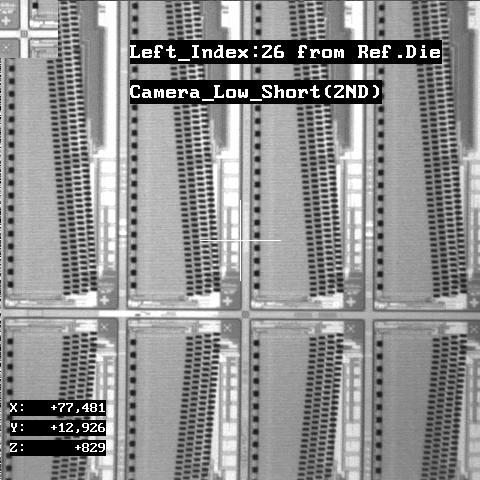
#> input picture images/sample1.jpg, 480 x 480 px
$ python estimate_pattern_angle.py images
#> lines starting #> are read from the running program, lines starting #| are printed output that depends on the picture; after the words box and inside, x2 and y2 are one past the last pixel; in counts of white or black regions, pixels touching at a corner belong together
#!/usr/bin/env python3
# -*- coding: utf-8 -*-

import sys
import argparse
import csv
import time
from pathlib import Path

import cv2
import numpy as np
import matplotlib.pyplot as plt
from typing import Optional

# 기본 각도 스텝
DEFAULT_STEP = 0.1

# ------------------------------
# 유틸
# ------------------------------

def _resize_for_speed(img: np.ndarray, max_size: int) -> np.ndarray:
    """긴 변을 max_size로 리사이즈 (분석용), aspect 유지."""
    h, w = img.shape
    m = max(h, w)
    if m <= max_size:
        return img
    scale = max_size / float(m)
    return cv2.resize(img, (int(round(w*scale)), int(round(h*scale))), interpolation=cv2.INTER_AREA)


def _apply_central_mask(img: np.ndarray, keep_ratio: float) -> np.ndarray:
    """원형 중앙부만 남김. keep_ratio는 지름 비율(0~1]. 1.0은 마스킹 없음."""
    if keep_ratio >= 0.999:
        return img
    h, w = img.shape
    cy, cx = h/2.0, w/2.0
    rad = 0.5 * keep_ratio * min(h, w)
    Y, X = np.ogrid[:h, :w]
    R = np.hypot(X - cx, Y - cy)
    mask = (R <= rad).astype(np.float32)
    return img * mask


# ------------------------------
# 수동 Radon (OpenCV 회전 → 컬럼 합)
# ------------------------------

def compute_sinogram_manual(img: np.ndarray,
                            thetas: np.ndarray,
                            interpolation: int = cv2.INTER_LINEAR,
                            border_mode: int = cv2.BORDER_REFLECT101) -> np.ndarray:
    """
    이미지를 각 theta로 회전 → 컬럼 합(Projection) → sinogram 생성.
    반환 shape: (len(projection), len(thetas))
    """
    h, w = img.shape
    center = (w / 2.0, h / 2.0)
    sinogram = []

    for theta in thetas:
        M = cv2.getRotationMatrix2D(center, -theta, 1.0)
        rot = cv2.warpAffine(img, M, (w, h), flags=interpolation, borderMode=border_mode)
        proj = rot.sum(axis=0)
        sinogram.append(proj)

    return np.array(sinogram).T


# ------------------------------
# 각도 추정 (Radon 기반, 속도 최적화 + 90° 감도 강화)
# ------------------------------

def estimate_rotation_radon(image_path: str,
                             step: float = DEFAULT_STEP,
                             debug: bool = True,
                             max_size: int = 768,
                             keep_ratio: float = 1.0,
                             refine_half: Optional[float] = None,
                             refine_step: Optional[float] = None):
    """
    수동 Radon 기반 회전각 추정 (빠름/안정성 개선):
      - 다운샘플(max_size)로 속도 ↑
      - 중앙 원형 마스크(keep_ratio)로 웨이퍼 둥근 에지 영향 ↓
      - thetas를 step/2에서 시작해 0/90° 스냅 회피
      - metric: s축 1차 차분 에너지(DC 억제) → 90° 부근 감도 유지
      - refine: coarse 근방만 고해상도 재탐색 + 3점 포물선 보간
    Returns (best_angle, coarse_theta, timings)
    """
    # 1) 로드 & 전처리 (윈도우 + 중앙 마스크 + 다운샘플)
    img0 = cv2.imread(image_path, cv2.IMREAD_GRAYSCALE)
    if img0 is None:
        raise FileNotFoundError(f"Cannot read '{image_path}'")

    h0, w0 = img0.shape
    win0 = np.outer(np.hanning(h0), np.hanning(w0)).astype(np.float32)
    img_win = img0.astype(np.float32) * win0
    img_win = _apply_central_mask(img_win, keep_ratio)

    img_small = _resize_for_speed(img_win, max_size)
    h, w = img_small.shape

    # 2) 각도 그리드 (중간점 시작)
    thetas = np.arange(step/2, 180.0, step)

    # 타이머
    t0 = time.perf_counter()

    # 3) Sinogram (coarse: 빠른 보간/반사 경계)
    sinogram = compute_sinogram_manual(img_small, thetas, interpolation=cv2.INTER_LINEAR, border_mode=cv2.BORDER_REFLECT101)
    t1 = time.perf_counter()

    # 4) 고역 기반 지표
    s_mean = sinogram.mean(axis=0, keepdims=True)
    proj_hp = np.diff(sinogram - s_mean, axis=0)
    proj_metric = (proj_hp * proj_hp).mean(axis=0)

    coarse_idx = int(np.argmax(proj_metric))
    coarse_theta = float(thetas[coarse_idx])
    t2 = time.perf_counter()

    # 5) refine (작은 창만 정밀 보간)
    if refine_half is None:
        refine_half = max(0.5, 10 * step)
    if refine_step is None:
        refine_step = max(0.005, step / 5)  # 속도/정밀 균형

    ref_start = max(0.0, coarse_theta - refine_half)
    ref_end   = min(180.0 - refine_step, coarse_theta + refine_half)
    ref_thetas = np.arange(ref_start, ref_end + 1e-9, refine_step)

    def metric_for_angle(th: float) -> float:
        M = cv2.getRotationMatrix2D((w/2.0, h/2.0), -th, 1.0)
        rot = cv2.warpAffine(
            img_small, M, (w, h),
            flags=cv2.INTER_CUBIC,                # 정밀
            borderMode=cv2.BORDER_REFLECT101
        )
        proj = rot.sum(axis=0).astype(np.float32)
        proj -= proj.mean()
        hp = np.diff(proj)
        return float((hp * hp).mean())

    ref_metrics = np.array([metric_for_angle(th) for th in ref_thetas])
    j = int(np.argmax(ref_metrics))
    best_angle = float(ref_thetas[j])
    t3 = time.perf_counter()

    # 6) 3점 포물선 보간 (균일 간격)
    if 0 < j < len(ref_thetas) - 1:
        y1, y2, y3 = ref_metrics[j-1], ref_metrics[j], ref_metrics[j+1]
        hstep = ref_thetas[1] - ref_thetas[0]
        denom = (y1 - 2*y2 + y3)
        if abs(denom) > 1e-12:
            best_angle = ref_thetas[j] + 0.5 * (y1 - y3) / denom * hstep
    t4 = time.perf_counter()

    timings = {
        'sinogram_ms': (t1 - t0) * 1000.0,
        'coarse_ms'  : (t2 - t1) * 1000.0,
        'refine_ms'  : (t3 - t2) * 1000.0,
        'quad_ms'    : (t4 - t3) * 1000.0,
    }

    if debug:
        plt.figure(figsize=(6, 6 * (h/w)))
        plt.imshow(sinogram, cmap='gray', aspect='auto', extent=[0, 180, 0, sinogram.shape[0]])
        plt.title("Sinogram (OpenCV rotate, downsampled)")
        plt.xlabel("Projection Angle θ (°)"); plt.ylabel("Detector position s (px)")
        plt.tight_layout(); plt.show()

        plt.figure(figsize=(8, 4))
        plt.plot(thetas, proj_metric, '-', lw=1, label='Hi-pass energy')
        plt.axvline(coarse_theta, color='orange', linestyle='--', label=f'Coarse {coarse_theta:.4f}°')
        plt.title("Projection High-Frequency Energy vs Angle (coarse)")
        plt.xlabel("θ (°)"); plt.ylabel("Energy"); plt.grid(True); plt.legend(); plt.tight_layout(); plt.show()

        plt.figure(figsize=(8, 4))
        plt.plot(ref_thetas, ref_metrics, '-', lw=1, label='Refined metric')
        plt.axvline(best_angle, color='r', linestyle='--', label=f'Best {best_angle:.5f}°')
        plt.title("Refined Metric in Local Window")
        plt.xlabel("θ (°)"); plt.ylabel("Energy"); plt.grid(True); plt.legend(); plt.tight_layout(); plt.show()

    return best_angle, coarse_theta, timings


# ------------------------------
# 시각화 저장
# ------------------------------

def annotate_and_save(image_path: str, angle_deg: float, out_path: str, arrow_mode: str = "line") -> None:
    """원본 이미지 위에 결과 각도(숫자만)와 화살표를 그려 저장."""
    img_color = cv2.imread(image_path, cv2.IMREAD_COLOR)
    if img_color is None:
        raise FileNotFoundError(f"Cannot read '{image_path}'")

    h, w = img_color.shape[:2]
    cx, cy = w // 2, h // 2

    draw_angle = (angle_deg + 90.0) % 180.0 if arrow_mode != 'normal' else (angle_deg % 180.0)

    rad = np.deg2rad(draw_angle)
    L = int(0.35 * min(h, w))
    x2 = int(cx + L * np.cos(rad))
    y2 = int(cy - L * np.sin(rad))

    cv2.arrowedLine(img_color, (cx, cy), (x2, y2), (0, 255, 0), 2, line_type=cv2.LINE_AA, tipLength=0.03)

    text = f"{angle_deg:.2f}"
    font = cv2.FONT_HERSHEY_SIMPLEX
    font_scale = 1.2
    thickness = 2
    pad = 12

    (tw, th), baseline = cv2.getTextSize(text, font, font_scale, thickness)
    x0, y0 = pad, pad + th
    cv2.rectangle(img_color, (x0 - 8, y0 - th - 8), (x0 + tw + 8, y0 + baseline + 8), (0, 0, 0), -1)
    cv2.putText(img_color, text, (x0, y0), font, font_scale, (255, 255, 255), thickness, cv2.LINE_AA)

    if not cv2.imwrite(out_path, img_color):
        raise IOError(f"Failed to save annotated image to '{out_path}'")


# ------------------------------
# 메인 (파일/디렉터리 모두 지원)
# ------------------------------

def main():
    parser = argparse.ArgumentParser(
        description="Estimate image rotation via manual Radon transform and annotate result (file or directory).")
    parser.add_argument("path", help="Path to input image OR a directory containing images")
    parser.add_argument("-s", "--step", type=float, default=DEFAULT_STEP,
                        help="Angle step in degrees for coarse scan (default: 0.1°)")
    parser.add_argument("--max-size", type=int, default=768,
                        help="Downsample longer image side to this many pixels for speed (analysis only). Default: 768")
    parser.add_argument("--keep-ratio", type=float, default=1.0,
                        help="Keep only central circular region by this diameter ratio (0<r<=1). Default: 1.0 (no mask)")
    parser.add_argument("--refine-half", type=float, default=None,
                        help="Half window (deg) around coarse peak for refinement. Default: max(0.5, 10×step)")
    parser.add_argument("--refine-step", type=float, default=None,
                        help="Refine step (deg). Default: max(0.005, step/5)")
    parser.add_argument("--arrow", choices=["line", "normal"], default="line",
                        help="Arrow direction on output: 'line' (θ+90°) or 'normal' (θ). Default: line")
    parser.add_argument("-o", "--out", default=None,
                        help="Output image path for annotated result (file mode only). In directory mode, results are saved next to each input as <name>_annotated.png")
    parser.add_argument("--csv", default=None,
                        help="CSV output path. In directory mode default is <dir>/angles.csv; in file mode, if set, writes a single-row CSV.")
    parser.add_argument("--no-debug", action="store_true",
                        help="Disable plotting for batch runs (directory mode forces no-debug)")

    args = parser.parse_args()

    p = Path(args.path)
    exts = {".bmp", ".png", ".jpg", ".jpeg", ".tif", ".tiff"}

    # 디렉터리 모드
    if p.is_dir():
        images = [str(f) for f in p.iterdir() if f.suffix.lower() in exts]
        if not images:
            print("No images found in directory.")
            return
        total = len(images)
        print(f"Found {total} images. Processing...")
        rows = []  # (filename, coarse_deg, best_deg)
        for i, img_path in enumerate(sorted(images), start=1):
            try:
                print(f"[{i}/{total}] Processing: {img_path}")
                best, coarse, t = estimate_rotation_radon(
                    img_path,
                    step=args.step,
                    debug=False,
                    max_size=args.max_size,
                    keep_ratio=args.keep_ratio,
                    refine_half=args.refine_half,
                    refine_step=args.refine_step,
                )
#> in estimate_rotation_radon, img0 is the input picture: shape (480, 480); min 0, max 255, mean 143.4
#> in estimate_rotation_radon, `img_win = img0.astype(np.float32) * win0`:
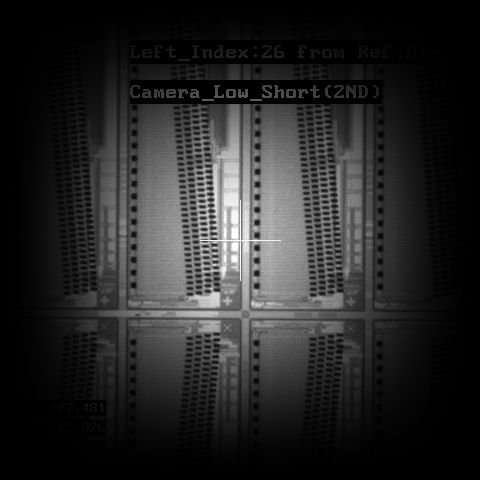
#> img_win: shape (480, 480) float32; min 0, max 255, mean 38.7
#> after the loop in compute_sinogram_manual, `for theta in thetas:`: sinogram = 1800 items
#> in compute_sinogram_manual, `return np.array(sinogram).T`:
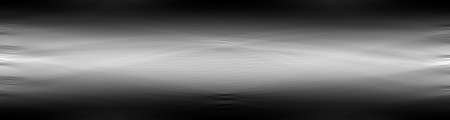
#> returned value: shape (480, 1800) float32 (shown at 1/4 size); min 0.0896, max 49585.5, mean 18848.1; drawn with min black and max white
#> in estimate_rotation_radon, `proj_hp = np.diff(sinogram - s_mean, axis=0)`:
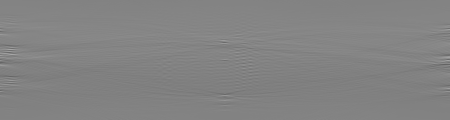
#> proj_hp: shape (479, 1800) float32 (shown at 1/4 size); min -11668.4, max 11040.1, mean -0.8; drawn with min black and max white
#> in estimate_rotation_radon, `proj_metric = (proj_hp * proj_hp).mean(axis=0)`: proj_metric = 1800 values, max 2135614.5 at index 1799, min 53383.4 at index 295, mean 166314.1
#> in estimate_rotation_radon, `coarse_idx = int(np.argmax(proj_metric))`: coarse_idx = 1799
#> in estimate_rotation_radon, `coarse_theta = float(thetas[coarse_idx])`: coarse_theta = 180
#> in estimate_rotation_radon, `ref_start = max(0.0, coarse_theta - refine_half)`: ref_start = 179
#> in estimate_rotation_radon, `ref_end   = min(180.0 - refine_step, coarse_theta + refine_half)`: ref_end = 180
#> in metric_for_angle, `rot = cv2.warpAffine( img_small, M, (w, h), flags=cv2.INTER_CUBIC,`:
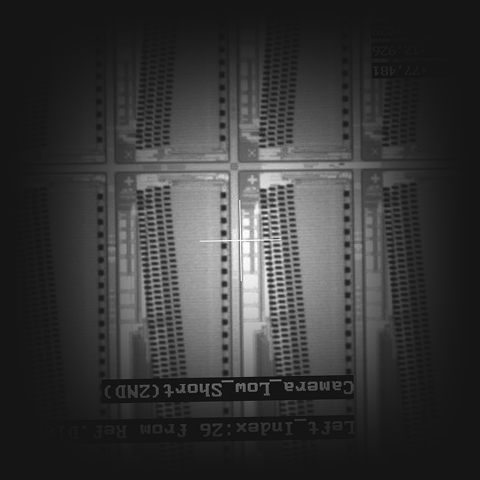
#> rot: shape (480, 480) float32; min -23.24, max 257, mean 38.7; drawn with min black and max white
#> in metric_for_angle, `proj = rot.sum(axis=0).astype(np.float32)`: proj = 480 values, max 49214.6 at index 244, min 4.31 at index 1, mean 18593.1
#> in metric_for_angle, `proj -= proj.mean()`: proj = 480 values, max 30621.5 at index 244, min -18588.8 at index 1, mean -0.00026
#> in metric_for_angle, `hp = np.diff(proj)`: hp = 479 values, max 6708.7 at index 231, min -5882.2 at index 237, mean -0.00138
#> in metric_for_angle (call 31), `M = cv2.getRotationMatrix2D((w/2.0, h/2.0), -th, 1.0)`: M = [[-1, -0.00785, 481.9], [0.00785, -1, 478.1]]
#> in metric_for_angle (call 31), `rot = cv2.warpAffine( img_small, M, (w, h), flags=cv2.INTER_CUBIC,`:
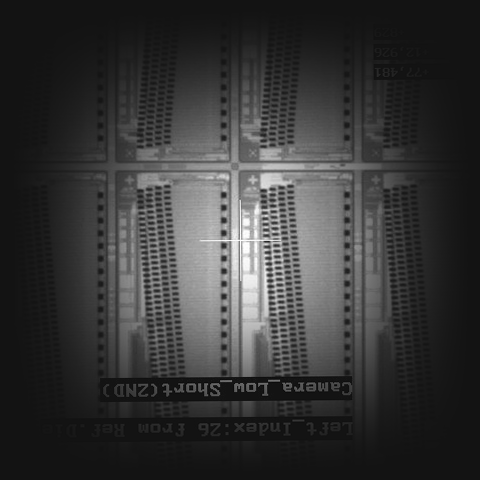
#> rot: shape (480, 480) float32; min -20.72, max 255.8, mean 38.7; drawn with min black and max white
#> in metric_for_angle (call 31), `proj = rot.sum(axis=0).astype(np.float32)`: proj = 480 values, max 49510.9 at index 248, min 0.78 at index 1, mean 18593.2
#> in metric_for_angle (call 31), `proj -= proj.mean()`: proj = 480 values, max 30917.8 at index 248, min -18592.4 at index 1, mean -0.00156
#> in metric_for_angle (call 31), `hp = np.diff(proj)`: hp = 479 values, max 10787.1 at index 230, min -9954.6 at index 238, mean 1.63e-05
#> in estimate_rotation_radon, `ref_metrics = np.array([metric_for_angle(th) for th in ref_thetas])`: ref_metrics = 52 values, max 2540291.2 at index 36, min 1247583.4 at index 0, mean 2101007.3
#> in estimate_rotation_radon, `j = int(np.argmax(ref_metrics))`: j = 36
#> in estimate_rotation_radon, `best_angle = float(ref_thetas[j])`: best_angle = 179.7
#> in estimate_rotation_radon, `y1, y2, y3 = ref_metrics[j-1], ref_metrics[j], ref_metrics[j+1]`: y1 = 2538496.5; y2 = 2540291.2; y3 = 2538405.8
#> in estimate_rotation_radon, `denom = (y1 - 2*y2 + y3)`: denom = -3680.2
#> best = 179.7; coarse = 180; t = {'sinogram_ms': 5293.9, 'coarse_ms': 37.45, 'refine_ms': 829, 'quad_ms': 0.405}
                out_path = str(Path(img_path).with_name(Path(img_path).stem + "_annotated.png"))
                annotate_and_save(img_path, best, out_path, arrow_mode=args.arrow)
#> in annotate_and_save, `draw_angle = (angle_deg + 90.0) % 180.0 if arrow_mode != 'normal' else..`: draw_angle = 89.67
#> in annotate_and_save, `rad = np.deg2rad(draw_angle)`: rad = 1.57
#> in annotate_and_save, `x2 = int(cx + L * np.cos(rad))`: x2 = 240
#> in annotate_and_save, `y2 = int(cy - L * np.sin(rad))`: y2 = 72
#> in annotate_and_save, `cv2.arrowedLine(img_color, (cx, cy), (x2, y2), (0, 255, 0), 2, line_ty..`:
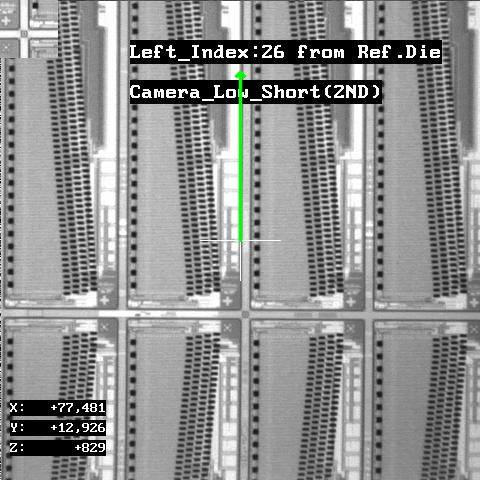
#> img_color: shape (480, 480, 3); 0.39% of pixels changed, all inside (x1, y1, x2, y2) = (234, 71, 247, 243)
#> in annotate_and_save, `text = f"{angle_deg:.2f}"`: text = '179.67'
#> in annotate_and_save, `(tw, th), baseline = cv2.getTextSize(text, font, font_scale, thickness)`: tw = 134; th = 26; baseline = 12
#> in annotate_and_save, `x0, y0 = pad, pad + th`: y0 = 38
                print(f"    Angles : coarse={coarse:.2f} deg  ->  best={best:.2f} deg")
#|     Angles : coarse=179.95 deg  ->  best=179.67 deg
                print(f"    Timings: sinogram {t['sinogram_ms']:.1f} ms | coarse {t['coarse_ms']:.1f} ms | refine {t['refine_ms']:.1f} ms | quad {t['quad_ms']:.1f} ms")
#|     Timings: sinogram 5293.9 ms | coarse 37.5 ms | refine 829.0 ms | quad 0.4 ms
                print(f"    saved  : {out_path}")
                rows.append((Path(img_path).name, coarse, best))
            except Exception as e:
                print(f"    ERROR processing {img_path}: {e}")
        # CSV 작성
        csv_path = Path(args.csv) if args.csv else (p / "angles.csv")
        try:
            with open(csv_path, "w", newline="", encoding="utf-8-sig") as f:
                fieldnames = ["filename", "coarse_theta_deg", "best_angle_deg"]
                writer = csv.DictWriter(f, fieldnames=fieldnames)
                writer.writeheader()
                for name, coarse_v, best_v in rows:
                    writer.writerow({
                        "filename": name,
                        "coarse_theta_deg": f"{coarse_v:.2f}",
                        "best_angle_deg": f"{best_v:.2f}",
                    })
#> this loop made 1 pass
#> (name, coarse_v, best_v) on pass 1: ('sample1.jpg', 180, 179.7)
            print(f"CSV saved to: {csv_path}")
        except Exception as e:
            print(f"ERROR writing CSV to {csv_path}: {e}")
        return

    # 파일 모드
    if not p.exists():
        raise FileNotFoundError(f"Path does not exist: {p}")
    if p.suffix.lower() not in exts:
        raise ValueError("Unsupported file extension. Supported: bmp, png, jpg, jpeg, tif, tiff")

    best, coarse, t = estimate_rotation_radon(
        str(p), step=args.step, debug=not args.no_debug,
        max_size=args.max_size, keep_ratio=args.keep_ratio,
        refine_half=args.refine_half, refine_step=args.refine_step
    )

    # 출력 경로 결정 (파일 모드)
    out_path = args.out or str(p.with_name(p.stem + "_annotated.png"))
    annotate_and_save(str(p), best, out_path, arrow_mode=args.arrow)

    print(f"Angles : coarse={coarse:.2f} deg  ->  best={best:.2f} deg")
    print(f"Timings: sinogram {t['sinogram_ms']:.1f} ms | coarse {t['coarse_ms']:.1f} ms | refine {t['refine_ms']:.1f} ms | quad {t['quad_ms']:.1f} ms")
    print(f"Annotated result saved to: {out_path}")

    if args.csv:
        csv_path = Path(args.csv)
        try:
            with open(csv_path, "w", newline="", encoding="utf-8-sig") as f:
                fieldnames = ["filename", "coarse_theta_deg", "best_angle_deg"]
                writer = csv.DictWriter(f, fieldnames=fieldnames)
                writer.writeheader()
                writer.writerow({
                    "filename": p.name,
                    "coarse_theta_deg": f"{coarse:.2f}",
                    "best_angle_deg": f"{best:.2f}",
                })
            print(f"CSV saved to: {csv_path}")
        except Exception as e:
            print(f"ERROR writing CSV to {csv_path}: {e}")


if __name__ == "__main__":
    main()
